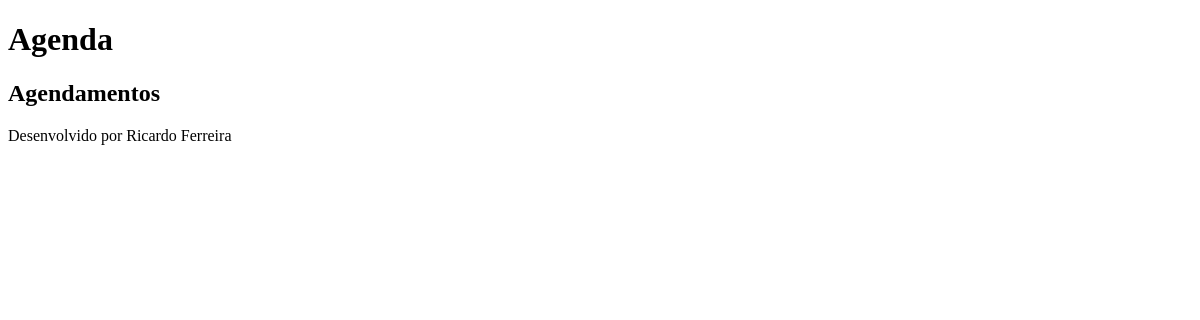
Before: /agenda/ with the older database file.
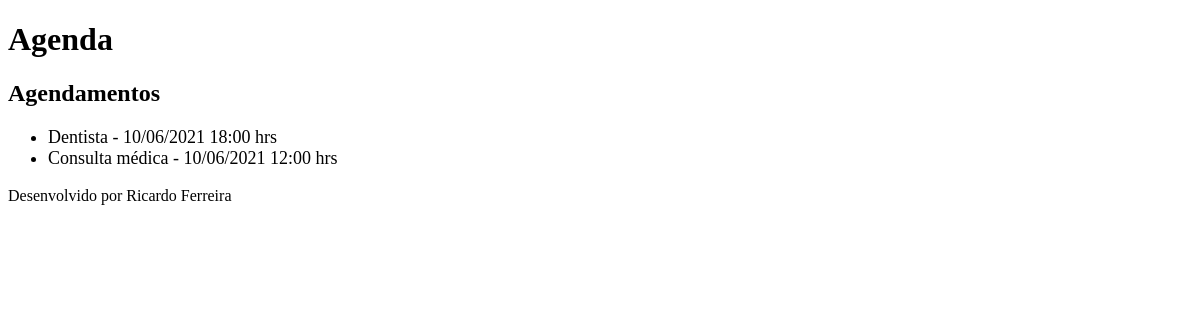
After: the same page with the newer database file.
### core/models.py (models this page shows, shortened)
class Evento(models.Model):
    titulo = models.CharField(max_length=100)
    descricao = models.TextField(blank=True, null=True)
    data_evento = models.DateTimeField(verbose_name='Data do Evendo')
    data_criacao = models.DateTimeField(auto_now=True)
    local_evento = models.CharField(max_length=100)
    usuario = models.ForeignKey(User, on_delete=models.CASCADE)
    class Meta:
        db_table = 'evento'
    def get_data_evento(self):
        return self.data_evento.strftime('%d/%m/%Y %H:%M hrs')

### core/views.py (the view)
# urls.py: path('agenda/', views.lista_eventos),
def lista_eventos(request):
    evento = Evento.objects.all()
    dados = {'eventos':evento}
    return render(request, 'agenda.html', dados)

### templates/agenda.html (shortened to what this page needs)
{% extends "model-page.html" %}
{% block content %}
    <h2>Agendamentos</h2>
    <ul style="font-size: 18px">
        {% for evento in eventos %}
            <li>{{ evento.titulo }} - {{ evento.get_data_evento}}</li>
        {% endfor %}
    </ul>
{% endblock %}

### templates/model-page.html
<!DOCTYPE html>
<html lang="en">
<head>
    {% include "model-header.html" %}
</head>
<body>
    {% block content %} {% endblock %}
    {% include "model-footer.html" %}
</body>
</html>

### templates/model-header.html (shortened to what this page needs)
    <h1>Agenda</h1>

### templates/model-footer.html
<p>Desenvolvido por Ricardo Ferreira</p>

Changed rows visible on the page:
added Evento: titulo "Dentista", get_data_evento "10/06/2021 18:00 hrs"
added Evento: titulo "Consulta médica", get_data_evento "10/06/2021 12:00 hrs"
